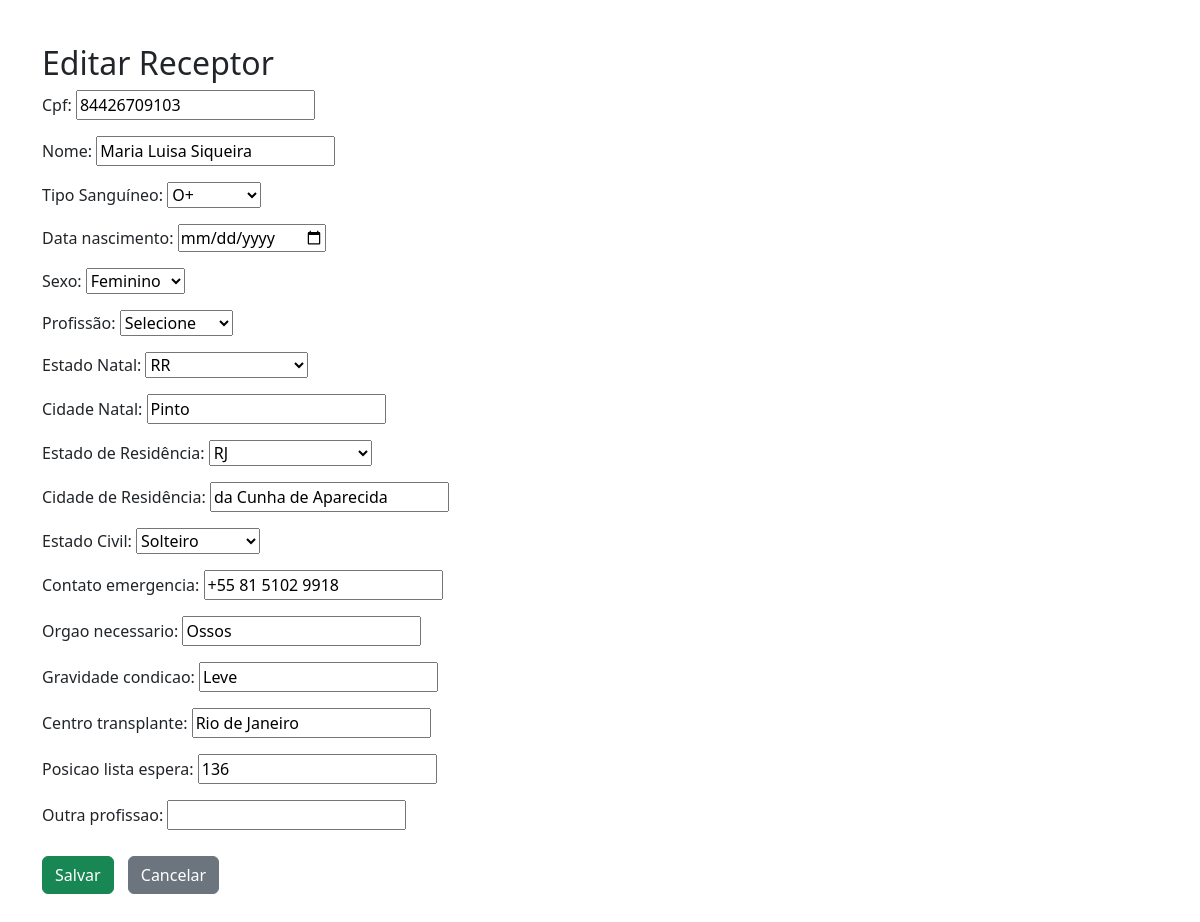
/receptores/editar/1/ (signed in), run on the app's committed database.
### meuapp/models.py (models this page shows, shortened)
class Pessoa(models.Model):
    cpf = models.CharField(max_length=14, unique=True)
    nome = models.CharField(max_length=100)
    tipo_sanguineo = models.CharField(max_length=3, choices=TIPO_SANGUINEO_CHOICES)
    data_nascimento = models.DateField()
    sexo = models.CharField(max_length=1, choices=SEXO_CHOICES)
    profissao = models.CharField(max_length=100)
    estado_natal = models.CharField(max_length=2)
    cidade_natal = models.CharField(max_length=100)
    estado_residencia = models.CharField(max_length=2)
    cidade_residencia = models.CharField(max_length=100)
    estado_civil = models.CharField(max_length=20, choices=ESTADO_CIVIL_CHOICES)
    contato_emergencia = models.CharField(max_length=15)
    class Meta:
        abstract = True

class Receptor(Pessoa):
    orgao_necessario = models.CharField(max_length=50)
    gravidade_condicao = models.CharField(max_length=50)
    centro_transplante = models.CharField(max_length=100)
    posicao_lista_espera = models.CharField(max_length=1000)
    data_cadastro = models.DateField(auto_now_add=True)

### meuapp/views.py (the view)
# urls.py: path('receptores/editar/<int:pk>/', views.editar_receptor, name='editar_receptor'),
@user_passes_test(is_admin)
def editar_receptor(request, pk):
    receptor = get_object_or_404(Receptor, pk=pk)
    if request.method == 'POST':
        form = CadastrarReceptorForm(request.POST, instance=receptor)
        if form.is_valid():
            form.save()
            messages.success(request, "Receptor atualizado com sucesso.")
            return redirect('listar_receptores')
    else:
        form = CadastrarReceptorForm(instance=receptor)
    return render(request, 'editar_receptores.html', {'form': form})

### meuapp/views.py (called while the page is built)
def is_admin(user):
    return user.is_authenticated and (user.is_staff or user.is_superuser)

### meuapp/templates/editar_receptores.html (shortened to what this page needs)
{% extends 'base.html' %}
{% block content %}
<h2>Editar Receptor</h2>
<form method="post">
    {{ form.as_p }}
    <button type="submit" class="btn btn-success">Salvar</button>
    <a href="{% url 'listar_receptores' %}" class="btn btn-secondary">Cancelar</a>
</form>
{% endblock %}

### meuapp/templates/base.html (style rules this page uses)
body { font-family: Arial, sans-serif; background-color: #f0f4f8; margin: 0; padding: 20px; }
a { display: inline-block; margin: 10px; padding: 10px 20px; background-color: #d51010; color: white; text-decoration: none; border-radius: 5px; }

### data on the page
Receptor: cpf "84426709103", nome "Maria Luisa Siqueira", tipo_sanguineo "O+", sexo "Feminino", profissao "Selecione", estado_natal "RR", cidade_natal "Pinto", estado_residencia "RJ", cidade_residencia "da Cunha de Aparecida", estado_civil "Solteiro", contato_emergencia "+55 81 5102 9918", orgao_necessario "Ossos", gravidade_condicao "Leve", centro_transplante "Rio de Janeiro", posicao_lista_espera "136"
